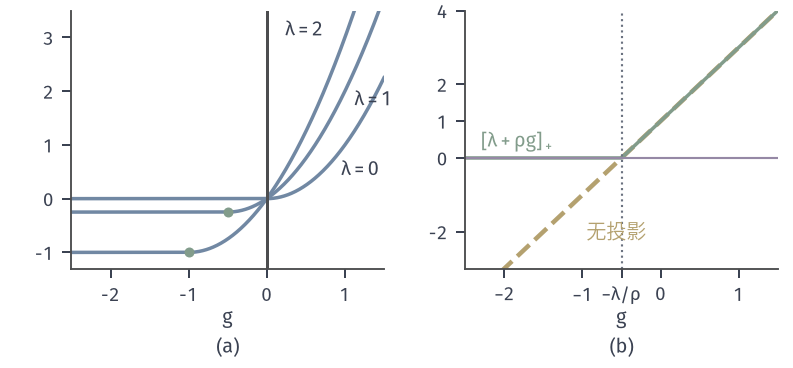

Write Python code to recreate this figure.
from pathlib import Path
import sys
ROOT = next(p for p in Path(__file__).resolve().parents if (p/'build.sh').is_file() and (p/'tex/book.tex').is_file())
sys.path.insert(0, str(ROOT/'figures/00-shared/mathematical-preliminaries-upper/00-shared/comprehension-figures'))
from support import figure, save, BLUE, GREEN, YELLOW, RED, PURPLE, INK, MUTED, GRID, BLUE_FILL, GREEN_FILL, YELLOW_FILL, RED_FILL, PURPLE_FILL
import numpy as np
HERE = Path(__file__).resolve().parent
STROKE = '#4C4D4F'
def panel(fig, left, right, top, bottom, wspace=.25, hspace=.2):
    fig.set_layout_engine(None)
    fig.subplots_adjust(left=left, right=right, top=top, bottom=bottom, wspace=wspace, hspace=hspace)
def tag(fig, ax, s, y=.03):
    p = ax.get_position(); fig.text((p.x0+p.x1)/2, y, s, ha='center', va='bottom')
def opt(ax, x, y, ms=4.8, z=7): ax.plot([x],[y],'o',ms=ms,color=RED,mew=0,zorder=z)
def it(ax, x, y, ms=4.2, z=6, c=GREEN): ax.plot([x],[y],'o',ms=ms,color=c,mew=0,zorder=z)
def bare(ax): ax.set_aspect('equal'); 
# Running example: f(x)=x1^2/2+3x2^2/2, h(x)=x1+x2-4, x*=(3,1), nu*=-3.
G = np.diag([1.,3.]); A1 = np.ones(2)
def fq(X,Y): return .5*X**2+1.5*Y**2
def line(ax,lo=-2,hi=7):
    t=np.array([lo,hi]); ax.plot(t,4-t,color=STROKE,lw=1.7,solid_capstyle='butt',zorder=3)

fig,(a,b)=figure(width_mm=112,height_mm=52,ncols=2)
panel(fig,.09,.98,.97,.27,wspace=.26)
g=np.linspace(-2.5,1.5,801);r=2.
for lam,ls in ((0,'-'),(1,'-'),(2,'-')):
    a.plot(g,(np.maximum(lam+r*g,0)**2-lam**2)/(2*r),color=BLUE,lw=1.4)
    if lam>0:
        g0=-lam/r;it(a,g0,-lam**2/(2*r),ms=4)
a.axvline(0,color=STROKE,lw=1.2)
a.set_xlim(-2.5,1.5);a.set_ylim(-1.3,3.5);a.set_xticks([-2,-1,0,1]);a.set_yticks([-1,0,1,2,3]);a.set_xlabel('$g$',labelpad=1)
a.text(.95,.42,'$\\lambda=0$',color=INK);a.text(.72,3.02,'$\\lambda=2$',color=INK,ha='right');a.text(1.12,1.72,'$\\lambda=1$',color=INK,ha='left')
lam=1.
b.plot(g,lam+r*g,color=YELLOW,lw=1.8,ls='--')
b.plot(g,np.maximum(lam+r*g,0),color=GREEN,lw=1.4)
b.axhline(0,color=PURPLE,lw=.85)
b.set_xlim(-2.5,1.5);b.set_ylim(-3,4);b.set_xticks([-2,-1,-.5,0,1]);b.set_xticklabels(['$-2$','$-1$','$-\\lambda/\\rho$','$0$','$1$'],fontsize=7.5);b.set_yticks([-2,0,1,2,4]);b.set_xlabel('$g$',labelpad=1)
b.axvline(-.5,color=MUTED,lw=.85,ls=':')
b.text(-.95,-2.2,'无投影',color=YELLOW);b.text(-2.3,.28,'$[\\lambda+\\rho g]_+$',color=GREEN)
fig.canvas.draw();tag(fig,a,'(a)');tag(fig,b,'(b)')
save(fig,HERE,'figure',{'rho':2,'psi':'([lam+rho g]_+^2-lam^2)/(2rho)'})
